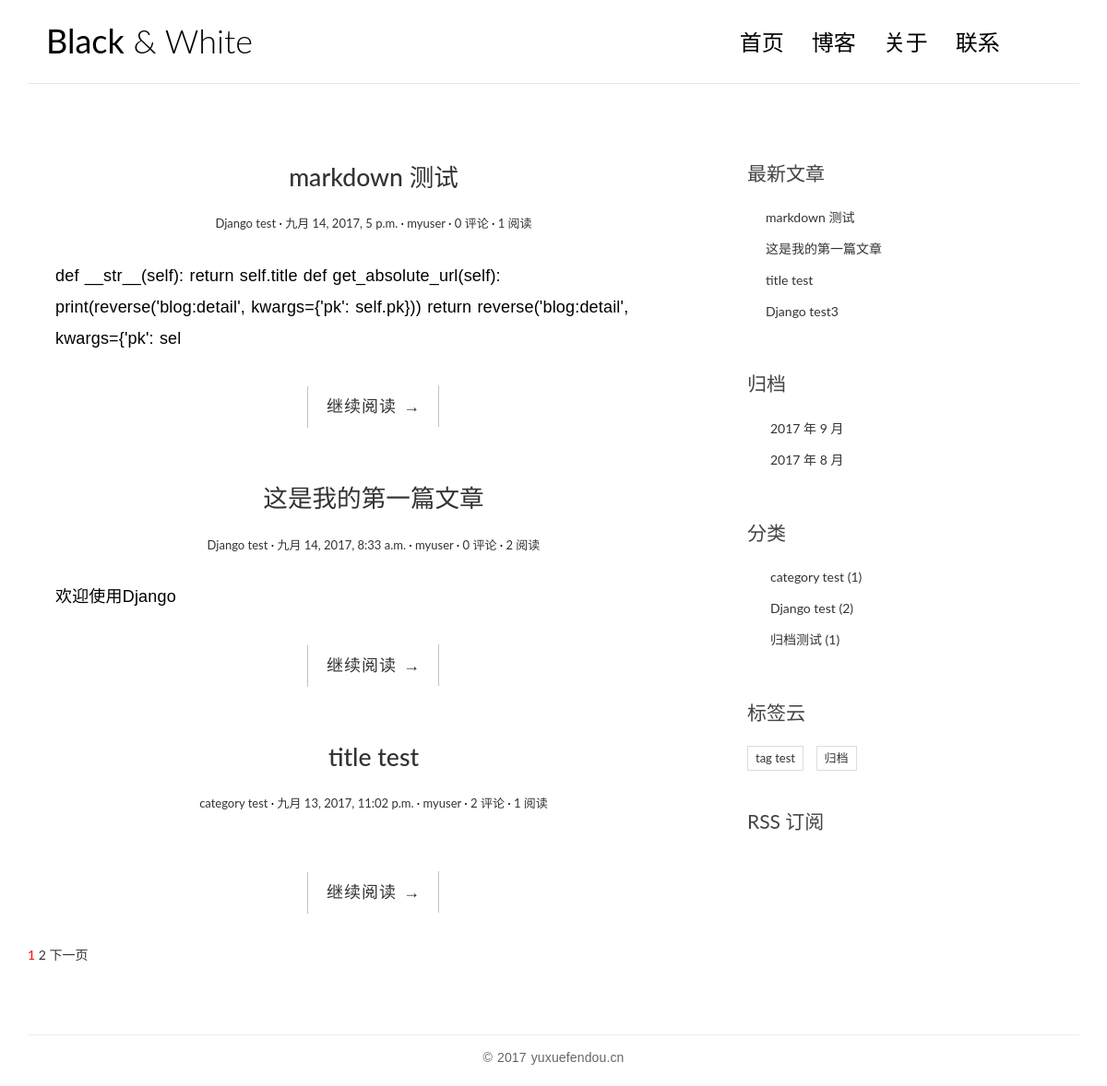
/, run on an earlier commit of the app's database.
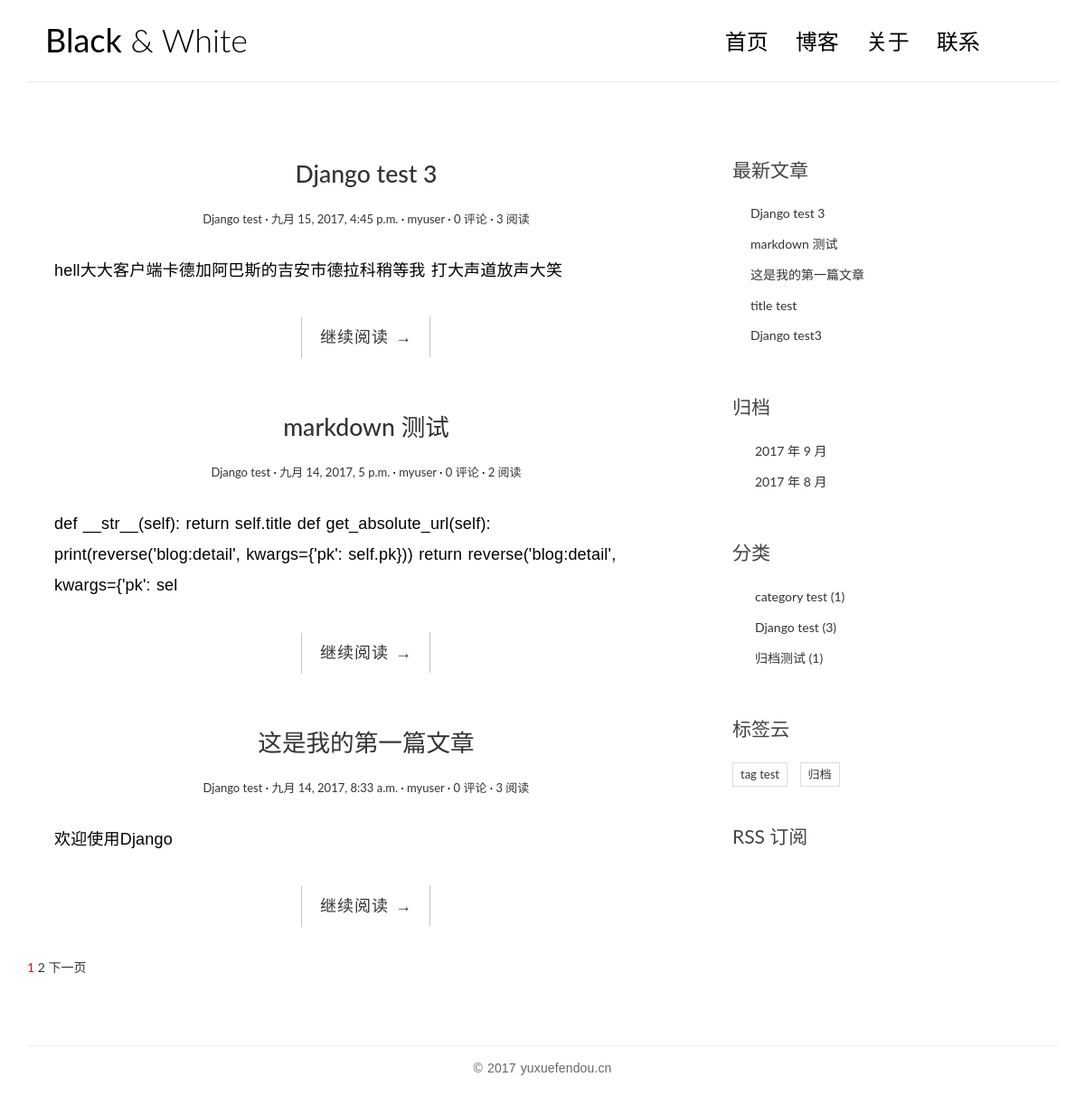
And on a later commit of the database.
### blog/models.py (models this page shows, shortened)
@python_2_unicode_compatible
class Post(models.Model):
    title = models.CharField(max_length=70)
    body = models.TextField()
    created_time = models.DateTimeField()
    modified_time = models.DateTimeField()
    excerpt = models.CharField(max_length=200, blank=True)
    category = models.ForeignKey('Category')
    tags = models.ManyToManyField(Tag, blank=True)
    author = models.ForeignKey(User)
    views = models.PositiveIntegerField(default=0)
    class Meta:
        ordering = ['-created_time']
    def get_absolute_url(self):
        print(reverse('blog:detail', kwargs={'pk': self.pk}))
        return reverse('blog:detail', kwargs={'pk': self.pk})

@python_2_unicode_compatible
class Category(models.Model):
    name = models.CharField(max_length=100)

@python_2_unicode_compatible
class Tag(models.Model):
    name = models.CharField(max_length=100)

### blog/views.py (the view, shortened to what this page needs)
# urls.py: url(r'^$', views.IndexView.as_view(), name='index'),
class IndexView(ListView):
    model = Post
    template_name = 'blog/index.html'
    context_object_name = 'post_list'
    paginate_by = 3
    def get_context_data(self, **kwargs):
        context = super().get_context_data(**kwargs)
        paginator = context.get('paginator')
        page = context.get('page_obj')
        is_paginated = context.get('is_paginated')
        pagination_data = self.pagination_data(paginator, page, is_paginated)
        context.update(pagination_data)
        return context
    def pagination_data(self, paginator, page, is_paginated):
        if not is_paginated:
            return {}
        left = []
        right = []
        left_has_more = False
        right_has_more = False
        first = False
        last = False
        page_number = page.number
        total_pages = paginator.num_pages
        page_range = paginator.page_range
        if page_number == 1:
            right = page_range[page_number:page_number + 2]
            if right[-1] < total_pages - 1:
                right_has_more = True
            if right[-1] < total_pages:
                last = True
        elif page_number == total_pages:
            left = page_range[(page_number - 3) if (page_number - 3) > 0 else 0:page_number - 1]
            if left[0] > 2:
                left_has_more = True
            if left[0] > 1:
                first = True
        data = {
            'left': left,
            'right': right,
            'left_has_more': left_has_more,
            'right_has_more': right_has_more,
            'first': first,
            'last': last,
        }
        return data

### blog/templatetags/blog_tags.py (called while the page is built)
@register.simple_tag
def get_recent_posts(num=5):
    return Post.objects.all().order_by('-created_time')[:num]

@register.simple_tag
def archivs():
    return Post.objects.dates('created_time','month',order='DESC')

@register.simple_tag
def get_categories():
    return Category.objects.annotate(num_posts=Count('post')).filter(num_posts__gt=0)

@register.simple_tag
def get_tags():
    return Tag.objects.annotate(num_posts=Count('post')).filter(num_posts__gt=0)

### templates/blog/index.html (shortened to what this page needs)
{% extends 'base.html' %}
{% block main %}
    {% for post in post_list %}
        <article class="post post-{{ post.pk }}">
            <header class="entry-header">
                <h1 class="entry-title">
                    <a href="{{ post.get_absolute_url }}">{{ post.title }}</a>
                </h1>
                <div class="entry-meta">
                    <span class="post-category"><a href="#">{{ post.category.name }}</a></span>
                    <span class="post-date"><a href="#"><time class="entry-date"
                                                              datetime="{{ post.created_time }}">{{ post.created_time }}</time></a></span>
                    <span class="post-author"><a href="#">{{ post.author }}</a></span>
                    <span class="comments-link"><a
                            href="{{ post.get_absolute_url }}">{{ post.comment_set.count }} 评论</a></span>
                    <span class="views-count"><a href="#">{{ post.views }} 阅读</a></span>
                </div>
            </header>
            <div class="entry-content clearfix">
                <p>{{ post.excerpt }}</p>
                <div class="read-more cl-effect-14">
                    <a href="{{ post.get_absolute_url }}" class="more-link">继续阅读 <span class="meta-nav">→</span></a>
                </div>
            </div>
        </article>
    {% empty %}
        <div class="no-post">暂时还没有发布的文章！</div>
    {% endfor %}
    {% if is_paginated %}
        <div class="pagination">
            <a href="?page={{ page_obj.number }}" style="color: red">{{ page_obj.number }}</a>
            {% if right %}
                {% for i in right %}
                    <a href="?page={{ i }}">{{ i }}</a>
                {% endfor %}
            {% endif %}
            {% if page_obj.has_next %}
                <a href="?page={{ page_obj.next_page_number }}">下一页</a>
            {% endif %}
        </div>
    {% endif %}
{% endblock main %}

### templates/base.html (shortened to what this page needs)
{% load staticfiles %}
{% load blog_tags %}
<!DOCTYPE html>
<html>
<head>
    <link rel="stylesheet" href="http://code.ionicframework.com/ionicons/2.0.1/css/ionicons.min.css">
    <link rel="stylesheet" href="{% static 'blog/css/bootstrap.min.css' %}">
    <link rel="stylesheet" href="{% static 'blog/css/pace.css' %}">
    <link rel="stylesheet" href="{% static 'blog/css/custom.css' %}">
    <link rel="stylesheet" href="{% static 'blog/css/highlights/github.css' %}">
</head>
<body>
<div class="container">
    <header id="site-header">
        <div class="row">
            <div class="col-md-4 col-sm-5 col-xs-8">
                <div class="logo">
                    <h1><a href="{% url 'blog:index' %}"><b>Black</b> &amp; White</a></h1>
                </div>
            </div>
            <div class="col-md-8 col-sm-7 col-xs-4">
                <nav class="main-nav" role="navigation">
                    <div class="collapse navbar-collapse" id="bs-example-navbar-collapse-1">
                        <ul class="nav navbar-nav navbar-right">
                            <li class="cl-effect-11"><a href="{% url 'blog:index' %}" data-hover="首页">首页</a></li>
                            <li class="cl-effect-11"><a href="full-width.html" data-hover="博客">博客</a></li>
                            <li class="cl-effect-11"><a href="about.html" data-hover="关于">关于</a></li>
                            <li class="cl-effect-11"><a href="contact.html" data-hover="联系">联系</a></li>
                        </ul>
                    </div>
                </nav>
            </div>
        </div>
    </header>
</div>
<div class="content-body">
    <div class="container">
        <div class="row">
            <main class="col-md-8">
                {% block main %}
                {% endblock main %}
            </main>
            <aside class="col-md-4">
                <div class="widget widget-recent-posts">
                    <h3 class="widget-title">最新文章</h3>
                    {% get_recent_posts as recent_post_list %}
                    <ul>
                        {% for post in recent_post_list %}
                            <li>
                                <a href="{{ post.get_absolute_url }}  ">{{ post.title }}</a>
                            </li>
                        {% empty %}
                            暂无文章
                        {% endfor %}
                    </ul>
                </div>
                <div class="widget widget-archives">
                    <h3 class="widget-title">归档</h3>
                    {% archivs as date_list %}
                    <ul>
                        {% for date in date_list %}
                            <li>
                                <a href="{% url 'blog:archives' date.year date.month %}">{{ date.year }}
                                    年 {{ date.month }} 月</a>
                            </li>
                        {% empty %}
                            暂无归档
                            </ul>
                        {% endfor %}
                </div>
                <div class="widget widget-category">
                    <h3 class="widget-title">分类</h3>
                    {% get_categories as category_list %}
                    <ul>
                        {% for category in category_list %}
                            <li>
                                <a href="{% url 'blog:category' category.pk %}">{{ category.name }} <span
                                        class="post-count">({{ category.num_posts }})</span></a>
                            </li>
                        {% empty %}
                            暂无分类
                            </ul>
                        {% endfor %}
                </div>
                <div class="widget widget-tag-cloud">
                    <h3 class="widget-title">标签云</h3>
                    {% get_tags as tag_list %}
                    <ul>
                        {% for tag in tag_list %}
                            <li>
                                <a href="{% url 'blog:tag' tag.pk %}">{{ tag.name }}</a>
                            </li>
                        {% endfor %}
                    </ul>
                </div>
                <div class="rss">
                    <a href="{% url 'rss' %}"> RSS 订阅</a>
                </div>
            </aside>
        </div>
    </div>
</div>
<footer id="site-footer">
    <div class="container">
        <div class="row">
            <div class="col-md-12">
                <p class="copyright">&copy 2017 yuxuefendou.cn
                </p>
            </div>
        </div>
    </div>
</footer>
</body>
</html>

### blog/static/blog/css/custom.css (style rules this page uses)
* { outline: none; }
h1, h2, h3, h4, h5, h6 { margin-top: 0; }
b { font-weight: 400; }
a { color: #333; }
body { color: #444; font-family: 'Lato', sans-serif; }
p { font-family: 'Ubuntu', sans-serif; font-weight: 400; word-spacing: 1px; letter-spacing: 0.01em; }
#site-header { background-color: #FFF; padding: 25px 20px; margin-bottom: 40px; border-bottom: 1px solid #e7e7e7; }
.logo h1 a { color: #000; }
.logo h1 { margin: 0; font-family: 'Lato', sans-serif; font-weight: 300; }
.main-nav { margin-top: 11px; max-width: 95%; }
.main-nav a { color: #000000 !important; padding: 0 0 5px 0 !important; margin-right: 30px; font-family: 'Lato', sans-serif; font-weight: 300; font-size: 24px; }
.cl-effect-11 a { padding: 10px 0; color: #0972b4; text-shadow: none; }
.cl-effect-11 a::before { position: absolute; top: 0; left: 0; overflow: hidden; padding: 0 0 5px 0 !important; max-width: 0; border-bottom: 1px solid #000; color: #000; content: attr(data-hover); white-space: nowrap; -webkit-transition: max-width 0.5s; -moz-transition: max-width 0.5s; transition: max-width 0.5s; }
.content-body { padding-bottom: 4em; }
.post { background: #fff; padding: 30px 30px 0; }
.entry-title { text-align: center; font-size: 1.9em; margin-bottom: 20px; line-height: 1.6; padding: 10px 20px 0; }
.entry-meta { text-align: center; color: #DDDDDD; font-size: 13px; margin-bottom: 30px; }
.entry-content { font-size: 18px; line-height: 1.9; font-weight: 300; color: #000; }
.post-category::after, .post-date::after, .post-author::after, .comments-link::after { content: ' ·'; color: #000; }
.read-more { font-family: 'Ubuntu', sans-serif; font-weight: 400; word-spacing: 1px; letter-spacing: 0.01em; text-align: center; margin-top: 20px; }
.cl-effect-14 a { padding: 0 20px; height: 45px; line-height: 45px; position: relative; display: inline-block; margin: 15px 25px; letter-spacing: 1px; font-weight: 400; text-shadow: 0 0 1px rgba(255, 255, 255, 0.3); }
.cl-effect-14 a::before, .cl-effect-14 a::after { position: absolute; width: 45px; height: 1px; background: #C3C3C3; content: ''; -webkit-transition: all 0.3s; -moz-transition: all 0.3s; transition: all 0.3s; pointer-events: none; }
.cl-effect-14 a::before { top: 0; left: 0; -webkit-transform: rotate(90deg); -moz-transform: rotate(90deg); transform: rotate(90deg); -webkit-transform-origin: 0 0; -moz-transform-origin: 0 0; transform-origin: 0 0; }
.cl-effect-14 a::after { right: 0; bottom: 0; -webkit-transform: rotate(90deg); -moz-transform: rotate(90deg); transform: rotate(90deg); -webkit-transform-origin: 100% 0; -moz-transform-origin: 100% 0; transform-origin: 100% 0; }
.widget { background: #fff; padding: 30px 0 0; }
.widget-title { font-size: 1.5em; margin-bottom: 20px; line-height: 1.6; padding: 10px 0 0; font-weight: 400; }
.widget-recent-posts ul { padding: 0; margin: 0; padding-left: 20px; }
.widget-recent-posts ul li { list-style-type: none; position: relative; line-height: 170%; margin-bottom: 10px; }
.widget-recent-posts ul li::before { content: '\f3d3'; font-family: "Ionicons"; position: absolute; left: -17px; top: 3px; font-size: 16px; color: #000; }
.widget-archives ul { padding: 0; margin: 0; padding-left: 25px; }
.widget-archives ul li { list-style-type: none; position: relative; line-height: 170%; margin-bottom: 10px; }
.widget-archives ul li::before { content: '\f3f3'; font-family: "Ionicons"; position: absolute; left: -25px; top: 1px; font-size: 16px; color: #000; }
.widget-category ul { padding: 0; margin: 0; padding-left: 25px; }
.widget-category ul li { list-style-type: none; position: relative; line-height: 170%; margin-bottom: 10px; }
.widget-category ul li::before { content: '\f3fe'; font-family: "Ionicons"; position: absolute; left: -25px; top: 1px; font-size: 18px; color: #000; }
.widget-tag-cloud ul { padding: 0; margin: 0; margin-right: -10px; }
.widget-tag-cloud ul li { list-style-type: none; font-size: 13px; display: inline-block; margin-right: 10px; margin-bottom: 10px; padding: 3px 8px; border: 1px solid #ddd; }
.rss { font-size: 21px; margin-top: 30px; }
.rss a { color: #444; }
#site-footer { padding-top: 10px; padding: 0 0 1.5em 0; }
.copyright { text-align: center; padding-top: 1em; margin: 0; border-top: 1px solid #eee; color: #666; }

What changed in the data, as far as the page shows it:
no longer on one of the page's lists (row edited): Post: title "title test", category.name "category test", created_time "九月 13, 2017, 11:02 p.m.", author "myuser", comment_set.count "2", views "1"
added Post: title "Django test 3", category.name "Django test", created_time "九月 15, 2017, 4:45 p.m.", author "myuser", comment_set.count "0", views "3", excerpt "hell大大客户端卡德加阿巴斯的吉安市德拉科稍等我 打大声道放声大笑"
changed Post "markdown 测试": views "1" → "2"
changed Post "这是我的第一篇文章": views "2" → "3"
computed for Category "Django test": num_posts "2" → "3"
